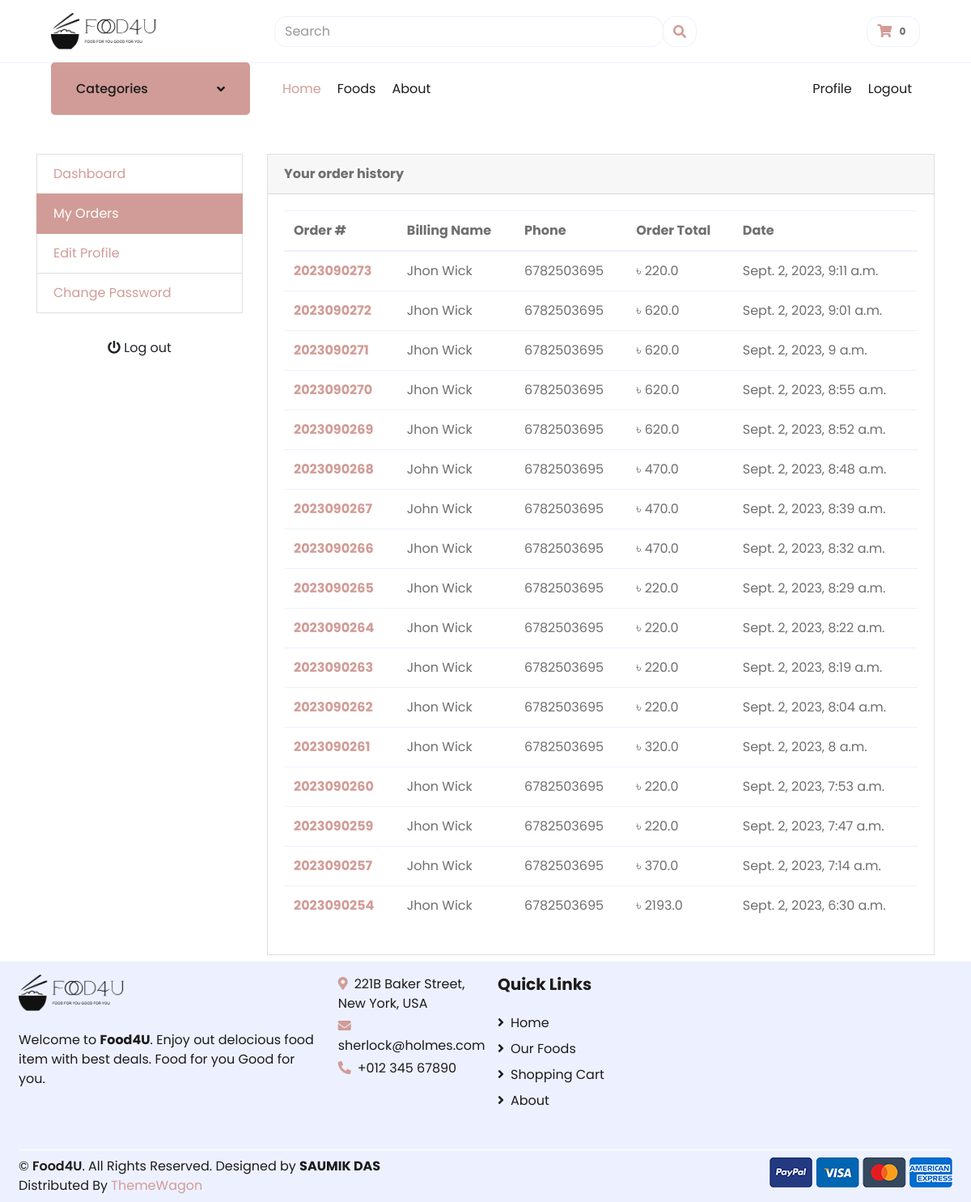
The app's page /accounts/my_orders/ (signed in) with its own data.
### orders/models.py (models this page shows, shortened)
class Order(models.Model):
    STATUS = (
        ('New', 'New'),
        ('Accepted', 'Accepted'),
        ('Completed', 'Completed'),
        ('Cancelled', 'Cancelled'),
    )
    user = models.ForeignKey(Account, on_delete=models.SET_NULL, null=True)
    payment = models.ForeignKey(
        Payment, on_delete=models.SET_NULL, blank=True, null=True)
    order_number = models.CharField(max_length=20)
    first_name = models.CharField(max_length=50)
    last_name = models.CharField(max_length=50)
    phone = models.CharField(max_length=15)
    email = models.EmailField(max_length=50)
    address_line_1 = models.CharField(max_length=50)
    address_line_2 = models.CharField(max_length=50, blank=True)
    country = models.CharField(max_length=50)
    state = models.CharField(max_length=50)
    city = models.CharField(max_length=50)
    order_note = models.CharField(max_length=100, blank=True)
    order_total = models.FloatField()
    shipping = models.FloatField()
    status = models.CharField(max_length=10, choices=STATUS, default='New')
    ip = models.CharField(blank=True, max_length=20)
    is_ordered = models.BooleanField(default=False)
    created_at = models.DateTimeField(auto_now_add=True)
    updated_at = models.DateTimeField(auto_now=True)
    def full_name(self):
        return f'{self.first_name} {self.last_name}'

### accounts/views.py (the view)
# urls.py: path('my_orders/', views.my_orders, name='my_orders'),
@login_required(login_url='login')
def my_orders(request):
    orders = Order.objects.filter(
        user=request.user, is_ordered=True).order_by('-created_at')
    context = {
        'orders': orders,
    }
    return render(request, 'accounts/my_orders.html', context)

### cart/context_processors.py (called while the page is built)
def counter(request):
    cart_count = 0
    if 'admin' in request.path:
        return {}
    else:
        try:
            cart = Cart.objects.filter(cart_id=_cart_id(request))
            if request.user.is_authenticated:
                cart_items = CartItem.objects.all().filter(user=request.user)
            else:
                cart_items = CartItem.objects.all().filter(cart=cart[:1])
            for cart_item in cart_items:
                cart_count += cart_item.quantity
        except Cart.DoesNotExist:
            cart_count = 0
    return dict(cart_count=cart_count)

### cart/views.py (called while the page is built)
def _cart_id(request):
    cart = request.session.session_key
    if not cart:
        cart = request.session.create()
    return cart

### category/context_processors.py (called while the page is built)
def menu_links(request):
    links = Category.objects.all()
    return dict(links=links)

### category/models.py (called while the page is built)
    def get_url(self):
        return reverse('products_by_category', args=[self.slug])

### accounts/templates/accounts/my_orders.html (shortened to what this page needs)
{% extends 'base.html' %}
{% block content %}
<section class="section-conten padding-y bg">
<div class="container">
	<div class="row">
	{% include 'accounts/dashboard_sidebar.html' %}
	<main class="col-md-9">
		<article class="card">
		<header class="card-header">
			<strong class="d-inline-block mr-3">Your order history</strong>
		</header>
		<div class="card-body">
			<div class="row">
			<div class="col-md-12">
				<table class="table table-hover">
				  <thead>
				    <tr>
				      <th scope="col">Order #</th>
				      <th scope="col">Billing Name</th>
				      <th scope="col">Phone</th>
				      <th scope="col">Order Total</th>
							<th scope="col">Date</th>
				    </tr>
				  </thead>
				  <tbody>
						{% for order in orders %}
				    <tr>
				      <th scope="row"><a href="{% url 'order_detail' order.order_number %}">{{order.order_number}}</a></th>
				      <td>{{order.full_name}}</td>
				      <td>{{order.phone}}</td>
				      <td>৳ {{order.order_total}}</td>
							<td>{{order.created_at}}</td>
				    </tr>
				{% endfor %}
				  </tbody>
				</table>
			</div>
			</div>
		</div>
		</article>
	</main>
</div>
</div>
</section>
{% endblock %}

### records on screen
Order: order_number "2023090273", full_name "Jhon Wick", phone "6782503695", order_total "220.0", created_at "Sept. 2, 2023, 9:11 a.m."
Order: order_number "2023090272", full_name "Jhon Wick", phone "6782503695", order_total "620.0", created_at "Sept. 2, 2023, 9:01 a.m."
Order: order_number "2023090271", full_name "Jhon Wick", phone "6782503695", order_total "620.0", created_at "Sept. 2, 2023, 9 a.m."
Order: order_number "2023090270", full_name "Jhon Wick", phone "6782503695", order_total "620.0", created_at "Sept. 2, 2023, 8:55 a.m."
Order: order_number "2023090269", full_name "Jhon Wick", phone "6782503695", order_total "620.0", created_at "Sept. 2, 2023, 8:52 a.m."
Order: order_number "2023090268", full_name "John Wick", phone "6782503695", order_total "470.0", created_at "Sept. 2, 2023, 8:48 a.m."
Order: order_number "2023090267", full_name "John Wick", phone "6782503695", order_total "470.0", created_at "Sept. 2, 2023, 8:39 a.m."
Order: order_number "2023090266", full_name "Jhon Wick", phone "6782503695", order_total "470.0", created_at "Sept. 2, 2023, 8:32 a.m."
Order: order_number "2023090265", full_name "Jhon Wick", phone "6782503695", order_total "220.0", created_at "Sept. 2, 2023, 8:29 a.m."
Order: order_number "2023090264", full_name "Jhon Wick", phone "6782503695", order_total "220.0", created_at "Sept. 2, 2023, 8:22 a.m."
Order: order_number "2023090263", full_name "Jhon Wick", phone "6782503695", order_total "220.0", created_at "Sept. 2, 2023, 8:19 a.m."
Order: order_number "2023090262", full_name "Jhon Wick", phone "6782503695", order_total "220.0", created_at "Sept. 2, 2023, 8:04 a.m."
Order: order_number "2023090261", full_name "Jhon Wick", phone "6782503695", order_total "320.0", created_at "Sept. 2, 2023, 8 a.m."
Order: order_number "2023090260", full_name "Jhon Wick", phone "6782503695", order_total "220.0", created_at "Sept. 2, 2023, 7:53 a.m."
Order: order_number "2023090259", full_name "Jhon Wick", phone "6782503695", order_total "220.0", created_at "Sept. 2, 2023, 7:47 a.m."
Order: order_number "2023090257", full_name "John Wick", phone "6782503695", order_total "370.0", created_at "Sept. 2, 2023, 7:14 a.m."
Order: order_number "2023090254", full_name "Jhon Wick", phone "6782503695", order_total "2193.0", created_at "Sept. 2, 2023, 6:30 a.m."

### other values on screen
{{ cart_count }} "0"
